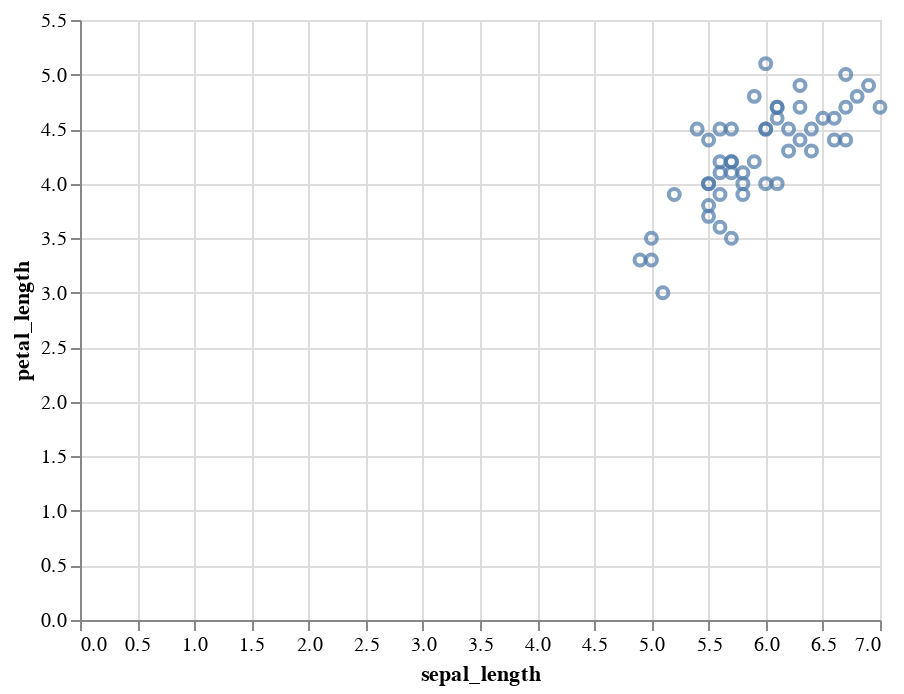

Notebook cell for this chart:
### Markdown cell above
#### Exercise 1

Create a plot to see the relationship between the 2 variables in your dataset. Use `petal_length` as your y-axis, use `sepal_length` as your x-axis.

### Code cell


### Figure 1 — Vega-Lite specification as saved in the notebook (floating-point values rounded to 4 significant figures)
{"config": {"view": {"continuousWidth": 400, "continuousHeight": 300}}, "data": {"name": "data-761260db11be861e7a56edd5a52de5be"}, "mark": "point", "encoding": {"x": {"type": "quantitative", "field": "sepal_length"}, "y": {"type": "quantitative", "field": "petal_length"}}, "$schema": "https://vega.github.io/schema/vega-lite/v4.8.1.json", "datasets": {"data-761260db11be861e7a56edd5a52de5be": [{"sepal_length": 7.0, "petal_length": 4.7}, {"sepal_length": 6.4, "petal_length": 4.5}, {"sepal_length": 6.9, "petal_length": 4.9}, {"sepal_length": 5.5, "petal_length": 4.0}, {"sepal_length": 6.5, "petal_length": 4.6}, {"sepal_length": 5.7, "petal_length": 4.5}, {"sepal_length": 6.3, "petal_length": 4.7}, {"sepal_length": 4.9, "petal_length": 3.3}, {"sepal_length": 6.6, "petal_length": 4.6}, {"sepal_length": 5.2, "petal_length": 3.9}, {"sepal_length": 5.0, "petal_length": 3.5}, {"sepal_length": 5.9, "petal_length": 4.2}, {"sepal_length": 6.0, "petal_length": 4.0}, {"sepal_length": 6.1, "petal_length": 4.7}, {"sepal_length": 5.6, "petal_length": 3.6}, {"sepal_length": 6.7, "petal_length": 4.4}, {"sepal_length": 5.6, "petal_length": 4.5}, {"sepal_length": 5.8, "petal_length": 4.1}, {"sepal_length": 6.2, "petal_length": 4.5}, {"sepal_length": 5.6, "petal_length": 3.9}, {"sepal_length": 5.9, "petal_length": 4.8}, {"sepal_length": 6.1, "petal_length": 4.0}, {"sepal_length": 6.3, "petal_length": 4.9}, {"sepal_length": 6.1, "petal_length": 4.7}, {"sepal_length": 6.4, "petal_length": 4.3}, {"sepal_length": 6.6, "petal_length": 4.4}, {"sepal_length": 6.8, "petal_length": 4.8}, {"sepal_length": 6.7, "petal_length": 5.0}, {"sepal_length": 6.0, "petal_length": 4.5}, {"sepal_length": 5.7, "petal_length": 3.5}, {"sepal_length": 5.5, "petal_length": 3.8}, {"sepal_length": 5.5, "petal_length": 3.7}, {"sepal_length": 5.8, "petal_length": 3.9}, {"sepal_length": 6.0, "petal_length": 5.1}, {"sepal_length": 5.4, "petal_length": 4.5}, {"sepal_length": 6.0, "petal_length": 4.5}, {"sepal_length": 6.7, "petal_length": 4.7}, {"sepal_length": 6.3, "petal_length": 4.4}, {"sepal_length": 5.6, "petal_length": 4.1}, {"sepal_length": 5.5, "petal_length": 4.0}, {"sepal_length": 5.5, "petal_length": 4.4}, {"sepal_length": 6.1, "petal_length": 4.6}, {"sepal_length": 5.8, "petal_length": 4.0}, {"sepal_length": 5.0, "petal_length": 3.3}, {"sepal_length": 5.6, "petal_length": 4.2}, {"sepal_length": 5.7, "petal_length": 4.2}, {"sepal_length": 5.7, "petal_length": 4.2}, {"sepal_length": 6.2, "petal_length": 4.3}, {"sepal_length": 5.1, "petal_length": 3.0}, {"sepal_length": 5.7, "petal_length": 4.1}]}}
